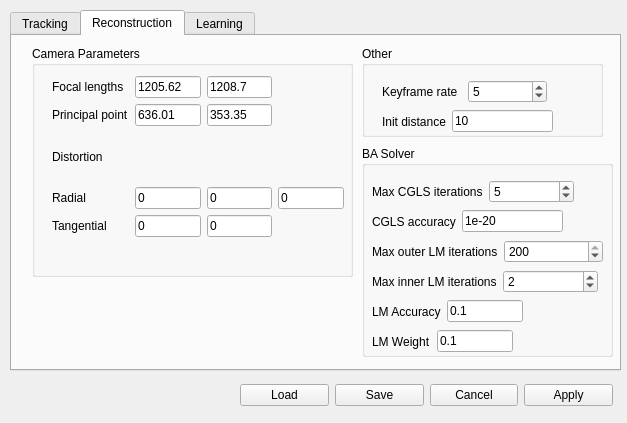
<?xml version="1.0" encoding="UTF-8"?>
<ui version="4.0">
 <class>Preferences</class>
 <widget class="QWidget" name="Preferences">
  <property name="geometry">
   <rect>
    <x>0</x>
    <y>0</y>
    <width>627</width>
    <height>423</height>
   </rect>
  </property>
  <property name="windowTitle">
   <string>Preferences</string>
  </property>
  <widget class="QTabWidget" name="tabWidget">
   <property name="geometry">
    <rect>
     <x>10</x>
     <y>10</y>
     <width>611</width>
     <height>361</height>
    </rect>
   </property>
   <property name="currentIndex">
    <number>1</number>
   </property>
   <widget class="QWidget" name="tab">
    <attribute name="title">
     <string>Tracking</string>
    </attribute>
    <widget class="QGroupBox" name="trackerGroupBox">
     <property name="geometry">
      <rect>
       <x>290</x>
       <y>10</y>
       <width>261</width>
       <height>251</height>
      </rect>
     </property>
     <property name="title">
      <string>Tracker</string>
     </property>
     <widget class="QWidget" name="horizontalLayoutWidget_6">
      <property name="geometry">
       <rect>
        <x>20</x>
        <y>30</y>
        <width>191</width>
        <height>31</height>
       </rect>
      </property>
      <layout class="QHBoxLayout" name="mergeLayout">
       <item>
        <widget class="QLabel" name="minDistLabel">
         <property name="text">
          <string>Min track distance</string>
         </property>
        </widget>
       </item>
       <item>
        <widget class="QLineEdit" name="minDistEdit">
         <property name="text">
          <string>2</string>
         </property>
        </widget>
       </item>
      </layout>
     </widget>
     <widget class="QWidget" name="horizontalLayoutWidget_7">
      <property name="geometry">
       <rect>
        <x>20</x>
        <y>60</y>
        <width>222</width>
        <height>31</height>
       </rect>
      </property>
      <layout class="QHBoxLayout" name="hammingLayout">
       <item>
        <widget class="QLabel" name="hammingLabel">
         <property name="text">
          <string>Max Hamming distance</string>
         </property>
        </widget>
       </item>
       <item>
        <widget class="QLineEdit" name="hammingEdit">
         <property name="text">
          <string>128</string>
         </property>
        </widget>
       </item>
      </layout>
     </widget>
     <widget class="QWidget" name="horizontalLayoutWidget_8">
      <property name="geometry">
       <rect>
        <x>20</x>
        <y>90</y>
        <width>141</width>
        <height>31</height>
       </rect>
      </property>
      <layout class="QHBoxLayout" name="lkLevelLayout">
       <item>
        <widget class="QLabel" name="lkLevelLabel">
         <property name="text">
          <string>LK Levels</string>
         </property>
        </widget>
       </item>
       <item>
        <widget class="QSpinBox" name="lkLevelSpinBox">
         <property name="maximum">
          <number>5</number>
         </property>
         <property name="value">
          <number>3</number>
         </property>
        </widget>
       </item>
      </layout>
     </widget>
     <widget class="QWidget" name="horizontalLayoutWidget_9">
      <property name="geometry">
       <rect>
        <x>20</x>
        <y>120</y>
        <width>162</width>
        <height>31</height>
       </rect>
      </property>
      <layout class="QHBoxLayout" name="maxIterLayout">
       <item>
        <widget class="QLabel" name="maxIterLabel">
         <property name="text">
          <string>Max iterations</string>
         </property>
        </widget>
       </item>
       <item>
        <widget class="QLineEdit" name="maxIterEdit">
         <property name="text">
          <string>20</string>
         </property>
        </widget>
       </item>
      </layout>
     </widget>
     <widget class="QWidget" name="horizontalLayoutWidget_10">
      <property name="geometry">
       <rect>
        <x>20</x>
        <y>150</y>
        <width>160</width>
        <height>31</height>
       </rect>
      </property>
      <layout class="QHBoxLayout" name="accLayout">
       <item>
        <widget class="QLabel" name="accLabel">
         <property name="text">
          <string>Accuracy</string>
         </property>
        </widget>
       </item>
       <item>
        <widget class="QLineEdit" name="accEdit">
         <property name="text">
          <string>0.1</string>
         </property>
        </widget>
       </item>
      </layout>
     </widget>
     <widget class="QWidget" name="horizontalLayoutWidget_11">
      <property name="geometry">
       <rect>
        <x>20</x>
        <y>180</y>
        <width>141</width>
        <height>31</height>
       </rect>
      </property>
      <layout class="QHBoxLayout" name="lambdaLayout">
       <item>
        <widget class="QLabel" name="lambdaLabel">
         <property name="text">
          <string>LM Weight</string>
         </property>
        </widget>
       </item>
       <item>
        <widget class="QLineEdit" name="lambdaEdit">
         <property name="text">
          <string>0</string>
         </property>
        </widget>
       </item>
      </layout>
     </widget>
     <widget class="QWidget" name="horizontalLayoutWidget_12">
      <property name="geometry">
       <rect>
        <x>20</x>
        <y>210</y>
        <width>181</width>
        <height>31</height>
       </rect>
      </property>
      <layout class="QHBoxLayout" name="trackSizeLayout">
       <item>
        <widget class="QLabel" name="trackSizeLabel">
         <property name="text">
          <string>Window half size</string>
         </property>
        </widget>
       </item>
       <item>
        <widget class="QLineEdit" name="trackSizeEdit">
         <property name="text">
          <string>19</string>
         </property>
        </widget>
       </item>
      </layout>
     </widget>
    </widget>
    <widget class="QGroupBox" name="detectorGroupBox">
     <property name="geometry">
      <rect>
       <x>20</x>
       <y>10</y>
       <width>241</width>
       <height>201</height>
      </rect>
     </property>
     <property name="title">
      <string>Detector</string>
     </property>
     <widget class="QWidget" name="horizontalLayoutWidget">
      <property name="geometry">
       <rect>
        <x>10</x>
        <y>30</y>
        <width>171</width>
        <height>31</height>
       </rect>
      </property>
      <layout class="QHBoxLayout" name="scaleLayout">
       <item>
        <widget class="QLabel" name="scaleLabel">
         <property name="text">
          <string>Maximum scale</string>
         </property>
        </widget>
       </item>
       <item>
        <widget class="QSpinBox" name="scaleSpinBox">
         <property name="maximum">
          <number>5</number>
         </property>
        </widget>
       </item>
      </layout>
     </widget>
     <widget class="QWidget" name="horizontalLayoutWidget_4">
      <property name="geometry">
       <rect>
        <x>10</x>
        <y>60</y>
        <width>160</width>
        <height>31</height>
       </rect>
      </property>
      <layout class="QHBoxLayout" name="thresholdLayout">
       <item>
        <widget class="QLabel" name="thresholdlabel">
         <property name="text">
          <string>Threshold</string>
         </property>
        </widget>
       </item>
       <item>
        <widget class="QLineEdit" name="thresholdEdit">
         <property name="text">
          <string>20</string>
         </property>
        </widget>
       </item>
      </layout>
     </widget>
     <widget class="QWidget" name="horizontalLayoutWidget_5">
      <property name="geometry">
       <rect>
        <x>10</x>
        <y>90</y>
        <width>224</width>
        <height>31</height>
       </rect>
      </property>
      <layout class="QHBoxLayout" name="minLayout">
       <item>
        <widget class="QLabel" name="minFeatLabel">
         <property name="text">
          <string>Min number of features</string>
         </property>
        </widget>
       </item>
       <item>
        <widget class="QLineEdit" name="minFeatEdit">
         <property name="text">
          <string>0</string>
         </property>
        </widget>
       </item>
      </layout>
     </widget>
     <widget class="QWidget" name="horizontalLayoutWidget_16">
      <property name="geometry">
       <rect>
        <x>10</x>
        <y>120</y>
        <width>160</width>
        <height>31</height>
       </rect>
      </property>
      <layout class="QHBoxLayout" name="minInitDistLayout">
       <item>
        <widget class="QLabel" name="minInitDistLabel">
         <property name="text">
          <string>Min distance</string>
         </property>
        </widget>
       </item>
       <item>
        <widget class="QLineEdit" name="minInitDistEdit">
         <property name="text">
          <string>8</string>
         </property>
        </widget>
       </item>
      </layout>
     </widget>
    </widget>
   </widget>
   <widget class="QWidget" name="tab_2">
    <attribute name="title">
     <string>Reconstruction</string>
    </attribute>
    <widget class="QGroupBox" name="rgbGroupBox">
     <property name="geometry">
      <rect>
       <x>20</x>
       <y>10</y>
       <width>321</width>
       <height>231</height>
      </rect>
     </property>
     <property name="title">
      <string>Camera Parameters</string>
     </property>
     <widget class="QWidget" name="gridLayoutWidget_4">
      <property name="geometry">
       <rect>
        <x>20</x>
        <y>30</y>
        <width>292</width>
        <height>161</height>
       </rect>
      </property>
      <layout class="QGridLayout" name="camLayout">
       <item row="0" column="0">
        <widget class="QLabel" name="fLabel">
         <property name="text">
          <string>Focal lengths</string>
         </property>
        </widget>
       </item>
       <item row="0" column="2">
        <widget class="QLineEdit" name="fvEdit">
         <property name="text">
          <string>1208.7</string>
         </property>
        </widget>
       </item>
       <item row="1" column="1">
        <widget class="QLineEdit" name="cuEdit">
         <property name="text">
          <string>636.01</string>
         </property>
        </widget>
       </item>
       <item row="4" column="2">
        <widget class="QLineEdit" name="k3Edit">
         <property name="text">
          <string>0</string>
         </property>
        </widget>
       </item>
       <item row="0" column="1">
        <widget class="QLineEdit" name="fuEdit">
         <property name="text">
          <string>1205.62</string>
         </property>
        </widget>
       </item>
       <item row="3" column="0">
        <widget class="QLabel" name="radLabel">
         <property name="text">
          <string>Radial</string>
         </property>
        </widget>
       </item>
       <item row="3" column="2">
        <widget class="QLineEdit" name="k1Edit">
         <property name="text">
          <string>0</string>
         </property>
        </widget>
       </item>
       <item row="3" column="1">
        <widget class="QLineEdit" name="k0Edit">
         <property name="text">
          <string>0</string>
         </property>
        </widget>
       </item>
       <item row="1" column="0">
        <widget class="QLabel" name="cLabel">
         <property name="text">
          <string>Principal point</string>
         </property>
        </widget>
       </item>
       <item row="4" column="0">
        <widget class="QLabel" name="tanLabel">
         <property name="text">
          <string>Tangential</string>
         </property>
        </widget>
       </item>
       <item row="4" column="1">
        <widget class="QLineEdit" name="k2Edit">
         <property name="text">
          <string>0</string>
         </property>
        </widget>
       </item>
       <item row="3" column="3">
        <widget class="QLineEdit" name="k4Edit">
         <property name="text">
          <string>0</string>
         </property>
        </widget>
       </item>
       <item row="2" column="0">
        <widget class="QLabel" name="distLabel">
         <property name="text">
          <string>Distortion</string>
         </property>
        </widget>
       </item>
       <item row="1" column="2">
        <widget class="QLineEdit" name="cvEdit">
         <property name="text">
          <string>353.35</string>
         </property>
        </widget>
       </item>
      </layout>
     </widget>
    </widget>
    <widget class="QGroupBox" name="otherGroupBox">
     <property name="geometry">
      <rect>
       <x>350</x>
       <y>10</y>
       <width>241</width>
       <height>91</height>
      </rect>
     </property>
     <property name="title">
      <string>Other</string>
     </property>
     <widget class="QWidget" name="horizontalLayoutWidget_19">
      <property name="geometry">
       <rect>
        <x>20</x>
        <y>30</y>
        <width>165</width>
        <height>31</height>
       </rect>
      </property>
      <layout class="QHBoxLayout" name="kfrLayout">
       <item>
        <widget class="QLabel" name="kfrLabel">
         <property name="text">
          <string>Keyframe rate</string>
         </property>
        </widget>
       </item>
       <item>
        <widget class="QSpinBox" name="kfrSpinBox">
         <property name="value">
          <number>5</number>
         </property>
        </widget>
       </item>
      </layout>
     </widget>
     <widget class="QWidget" name="horizontalLayoutWidget_25">
      <property name="geometry">
       <rect>
        <x>20</x>
        <y>60</y>
        <width>171</width>
        <height>31</height>
       </rect>
      </property>
      <layout class="QHBoxLayout" name="z0Layout">
       <item>
        <widget class="QLabel" name="z0label">
         <property name="text">
          <string>Init distance</string>
         </property>
        </widget>
       </item>
       <item>
        <widget class="QLineEdit" name="z0Edit">
         <property name="text">
          <string>10</string>
         </property>
        </widget>
       </item>
      </layout>
     </widget>
    </widget>
    <widget class="QGroupBox" name="solverGroupBox">
     <property name="geometry">
      <rect>
       <x>350</x>
       <y>110</y>
       <width>251</width>
       <height>211</height>
      </rect>
     </property>
     <property name="title">
      <string>BA Solver</string>
     </property>
     <widget class="QWidget" name="horizontalLayoutWidget_20">
      <property name="geometry">
       <rect>
        <x>10</x>
        <y>30</y>
        <width>202</width>
        <height>31</height>
       </rect>
      </property>
      <layout class="QHBoxLayout" name="cglsNiterLayout">
       <item>
        <widget class="QLabel" name="cglsNiterLabel">
         <property name="text">
          <string>Max CGLS iterations</string>
         </property>
        </widget>
       </item>
       <item>
        <widget class="QSpinBox" name="cglsNiterSpinBox">
         <property name="value">
          <number>5</number>
         </property>
        </widget>
       </item>
      </layout>
     </widget>
     <widget class="QWidget" name="horizontalLayoutWidget_22">
      <property name="geometry">
       <rect>
        <x>10</x>
        <y>90</y>
        <width>231</width>
        <height>31</height>
       </rect>
      </property>
      <layout class="QHBoxLayout" name="lmNiterOuterLayout">
       <item>
        <widget class="QLabel" name="lmNiterOuterLabel">
         <property name="text">
          <string>Max outer LM iterations</string>
         </property>
        </widget>
       </item>
       <item>
        <widget class="QSpinBox" name="lmNiterOuterSpinBox">
         <property name="maximum">
          <number>200</number>
         </property>
         <property name="value">
          <number>200</number>
         </property>
        </widget>
       </item>
      </layout>
     </widget>
     <widget class="QWidget" name="horizontalLayoutWidget_23">
      <property name="geometry">
       <rect>
        <x>10</x>
        <y>120</y>
        <width>226</width>
        <height>31</height>
       </rect>
      </property>
      <layout class="QHBoxLayout" name="lmNiterInnerLayout">
       <item>
        <widget class="QLabel" name="lmNiterInnerLabel">
         <property name="text">
          <string>Max inner LM iterations</string>
         </property>
        </widget>
       </item>
       <item>
        <widget class="QSpinBox" name="lmNiterInnerSpinBox">
         <property name="value">
          <number>2</number>
         </property>
        </widget>
       </item>
      </layout>
     </widget>
     <widget class="QWidget" name="horizontalLayoutWidget_24">
      <property name="geometry">
       <rect>
        <x>10</x>
        <y>150</y>
        <width>151</width>
        <height>31</height>
       </rect>
      </property>
      <layout class="QHBoxLayout" name="lmEpsLayout">
       <item>
        <widget class="QLabel" name="lmEpsLabel">
         <property name="text">
          <string>LM Accuracy</string>
         </property>
        </widget>
       </item>
       <item>
        <widget class="QLineEdit" name="lmEpsEdit">
         <property name="text">
          <string>0.1</string>
         </property>
        </widget>
       </item>
      </layout>
     </widget>
     <widget class="QWidget" name="horizontalLayoutWidget_21">
      <property name="geometry">
       <rect>
        <x>10</x>
        <y>60</y>
        <width>191</width>
        <height>31</height>
       </rect>
      </property>
      <layout class="QHBoxLayout" name="cglsEpsLayout">
       <item>
        <widget class="QLabel" name="cglsEpsLabel">
         <property name="text">
          <string>CGLS accuracy</string>
         </property>
        </widget>
       </item>
       <item>
        <widget class="QLineEdit" name="cglsEpsEdit">
         <property name="text">
          <string>1e-20</string>
         </property>
        </widget>
       </item>
      </layout>
     </widget>
     <widget class="QWidget" name="horizontalLayoutWidget_26">
      <property name="geometry">
       <rect>
        <x>10</x>
        <y>180</y>
        <width>141</width>
        <height>31</height>
       </rect>
      </property>
      <layout class="QHBoxLayout" name="lmLambdaLayout">
       <item>
        <widget class="QLabel" name="lmLambdaLabel">
         <property name="text">
          <string>LM Weight</string>
         </property>
        </widget>
       </item>
       <item>
        <widget class="QLineEdit" name="lmLambdaEdit">
         <property name="text">
          <string>0.1</string>
         </property>
        </widget>
       </item>
      </layout>
     </widget>
    </widget>
   </widget>
   <widget class="QWidget" name="tab_3">
    <attribute name="title">
     <string>Learning</string>
    </attribute>
    <widget class="QGroupBox" name="descGroupBox">
     <property name="geometry">
      <rect>
       <x>10</x>
       <y>10</y>
       <width>301</width>
       <height>301</height>
      </rect>
     </property>
     <property name="title">
      <string>Descriptors</string>
     </property>
     <property name="flat">
      <bool>false</bool>
     </property>
     <property name="checkable">
      <bool>false</bool>
     </property>
     <widget class="QWidget" name="horizontalLayoutWidget_2">
      <property name="geometry">
       <rect>
        <x>10</x>
        <y>80</y>
        <width>212</width>
        <height>31</height>
       </rect>
      </property>
      <layout class="QHBoxLayout" name="idDescLayout">
       <item>
        <widget class="QCheckBox" name="idOnCheckBox">
         <property name="text">
          <string>Raw image</string>
         </property>
         <property name="checked">
          <bool>true</bool>
         </property>
        </widget>
       </item>
       <item>
        <widget class="QComboBox" name="idNormComboBox">
         <property name="currentIndex">
          <number>0</number>
         </property>
         <item>
          <property name="text">
           <string>Off</string>
          </property>
         </item>
         <item>
          <property name="text">
           <string>Center</string>
          </property>
         </item>
         <item>
          <property name="text">
           <string>Normalize</string>
          </property>
         </item>
         <item>
          <property name="text">
           <string>Weber</string>
          </property>
         </item>
        </widget>
       </item>
      </layout>
     </widget>
     <widget class="QWidget" name="horizontalLayoutWidget_3">
      <property name="geometry">
       <rect>
        <x>10</x>
        <y>130</y>
        <width>282</width>
        <height>31</height>
       </rect>
      </property>
      <layout class="QHBoxLayout" name="gradDescLayout">
       <item>
        <widget class="QCheckBox" name="gradOnCheckBox">
         <property name="text">
          <string>Normalized gradients</string>
         </property>
        </widget>
       </item>
       <item>
        <widget class="QComboBox" name="gradNormComboBox">
         <item>
          <property name="text">
           <string>Off</string>
          </property>
         </item>
         <item>
          <property name="text">
           <string>Normalize</string>
          </property>
         </item>
         <item>
          <property name="text">
           <string>Smooth</string>
          </property>
         </item>
        </widget>
       </item>
      </layout>
     </widget>
     <widget class="QWidget" name="horizontalLayoutWidget_13">
      <property name="geometry">
       <rect>
        <x>10</x>
        <y>30</y>
        <width>180</width>
        <height>31</height>
       </rect>
      </property>
      <layout class="QHBoxLayout" name="descSizeLayout">
       <item>
        <widget class="QLabel" name="descSizeLabel">
         <property name="text">
          <string>Window half size</string>
         </property>
        </widget>
       </item>
       <item>
        <widget class="QLineEdit" name="descSizeEdit">
         <property name="text">
          <string>30</string>
         </property>
        </widget>
       </item>
      </layout>
     </widget>
     <widget class="QWidget" name="horizontalLayoutWidget_14">
      <property name="geometry">
       <rect>
        <x>10</x>
        <y>160</y>
        <width>205</width>
        <height>31</height>
       </rect>
      </property>
      <layout class="QHBoxLayout" name="sigmaLayout">
       <item>
        <widget class="QLabel" name="sigmaLable">
         <property name="text">
          <string>Smoothing filter size</string>
         </property>
        </widget>
       </item>
       <item>
        <widget class="QLineEdit" name="sigmaEdit">
         <property name="text">
          <string>2</string>
         </property>
        </widget>
       </item>
      </layout>
     </widget>
     <widget class="QWidget" name="horizontalLayoutWidget_15">
      <property name="geometry">
       <rect>
        <x>10</x>
        <y>190</y>
        <width>171</width>
        <height>31</height>
       </rect>
      </property>
      <layout class="QHBoxLayout" name="alphaLayout">
       <item>
        <widget class="QLabel" name="alphaLabel">
         <property name="text">
          <string>Regularization </string>
         </property>
        </widget>
       </item>
       <item>
        <widget class="QLineEdit" name="alphaEdit">
         <property name="text">
          <string>0.001</string>
         </property>
        </widget>
       </item>
      </layout>
     </widget>
     <widget class="QWidget" name="horizontalLayoutWidget_18">
      <property name="geometry">
       <rect>
        <x>10</x>
        <y>240</y>
        <width>91</width>
        <height>31</height>
       </rect>
      </property>
      <layout class="QHBoxLayout" name="hogLayout">
       <item>
        <widget class="QCheckBox" name="hogOnCheckBox">
         <property name="enabled">
          <bool>true</bool>
         </property>
         <property name="text">
          <string>HOG</string>
         </property>
         <property name="checked">
          <bool>false</bool>
         </property>
        </widget>
       </item>
      </layout>
     </widget>
    </widget>
    <widget class="QGroupBox" name="aggregatorGroupBox">
     <property name="geometry">
      <rect>
       <x>330</x>
       <y>20</y>
       <width>271</width>
       <height>71</height>
      </rect>
     </property>
     <property name="title">
      <string>Aggregator</string>
     </property>
     <widget class="QComboBox" name="aggComboBox">
      <property name="geometry">
       <rect>
        <x>20</x>
        <y>30</y>
        <width>171</width>
        <height>27</height>
       </rect>
      </property>
      <property name="currentIndex">
       <number>0</number>
      </property>
      <item>
       <property name="text">
        <string>Off</string>
       </property>
      </item>
      <item>
       <property name="text">
        <string>First frame</string>
       </property>
      </item>
      <item>
       <property name="text">
        <string>Subsample</string>
       </property>
      </item>
      <item>
       <property name="text">
        <string>Spline</string>
       </property>
      </item>
      <item>
       <property name="text">
        <string>Mean</string>
       </property>
      </item>
     </widget>
     <widget class="QLineEdit" name="downSampleEdit">
      <property name="enabled">
       <bool>false</bool>
      </property>
      <property name="geometry">
       <rect>
        <x>200</x>
        <y>30</y>
        <width>61</width>
        <height>27</height>
       </rect>
      </property>
      <property name="text">
       <string>5</string>
      </property>
     </widget>
    </widget>
   </widget>
  </widget>
  <widget class="QWidget" name="horizontalLayoutWidget_17">
   <property name="geometry">
    <rect>
     <x>240</x>
     <y>380</y>
     <width>373</width>
     <height>31</height>
    </rect>
   </property>
   <layout class="QHBoxLayout" name="buttonLayout">
    <item>
     <widget class="QPushButton" name="loadButton">
      <property name="text">
       <string>Load</string>
      </property>
     </widget>
    </item>
    <item>
     <widget class="QPushButton" name="saveButton">
      <property name="text">
       <string>Save</string>
      </property>
     </widget>
    </item>
    <item>
     <widget class="QPushButton" name="cancelButton">
      <property name="text">
       <string>Cancel</string>
      </property>
     </widget>
    </item>
    <item>
     <widget class="QPushButton" name="applyButton">
      <property name="text">
       <string>Apply</string>
      </property>
     </widget>
    </item>
   </layout>
  </widget>
 </widget>
 <resources/>
 <connections>
  <connection>
   <sender>cancelButton</sender>
   <signal>clicked()</signal>
   <receiver>Preferences</receiver>
   <slot>close()</slot>
   <hints>
    <hint type="sourcelabel">
     <x>473</x>
     <y>395</y>
    </hint>
    <hint type="destinationlabel">
     <x>313</x>
     <y>211</y>
    </hint>
   </hints>
  </connection>
 </connections>
</ui>
